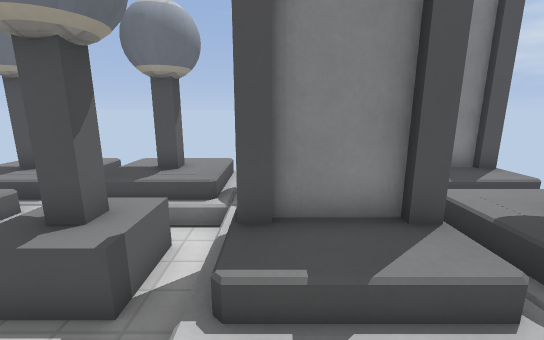
view 1 (above)

15 first-person views from a walk through a level from a Godot 3-D game. The camera is 1.3 m above the floor, tilts 12° down and sees 90° across. The floor is counted in squares, 0.5 m on a side. Each view is taken from the middle of a square. On the plan, view 1 faces up. The plan holds only what a view shows up to about 19 squares ahead; the rest is blank. The place goes on beyond the plan. Surface patterns are stand-ins for the level's own textures.

view 2
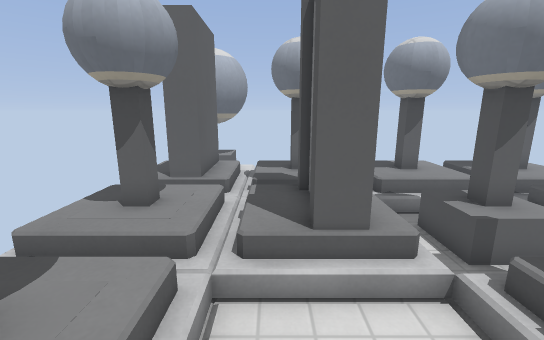

view 3
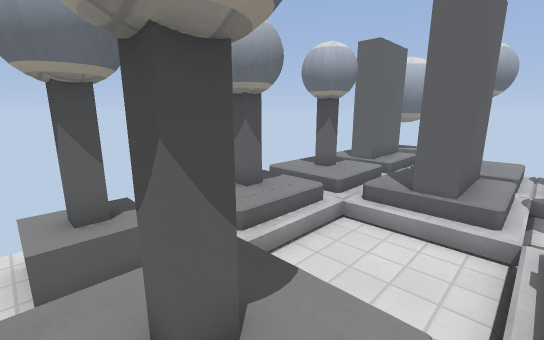

view 4
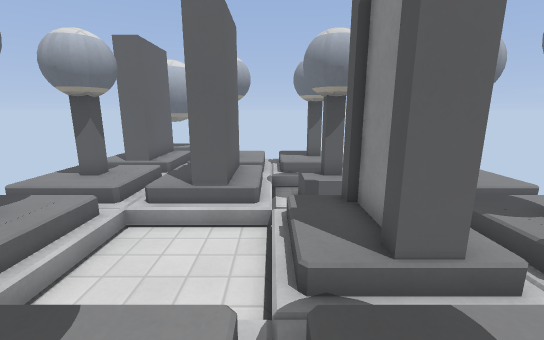

view 5
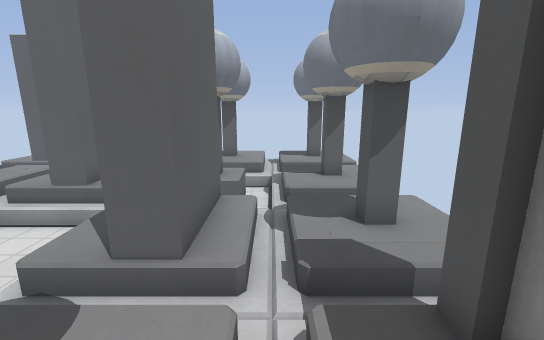

view 6
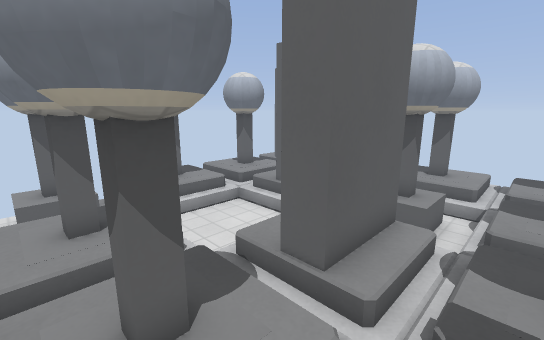

view 7
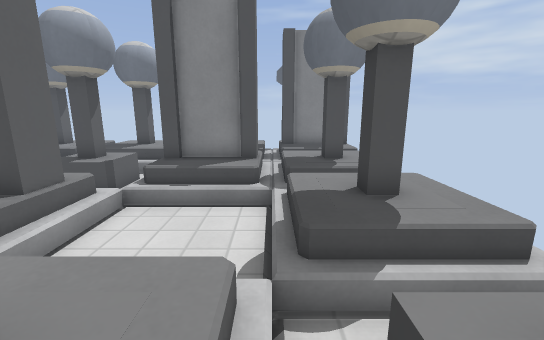

view 8
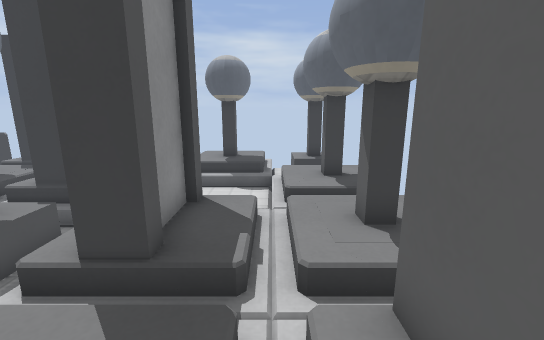

view 9
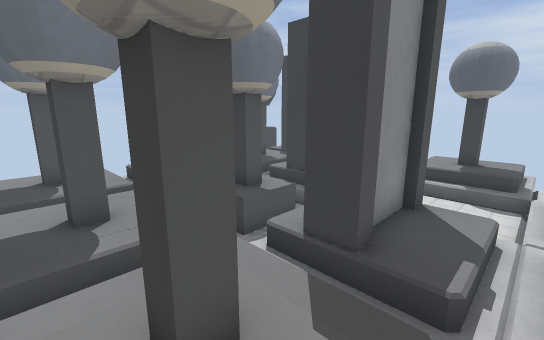

view 10
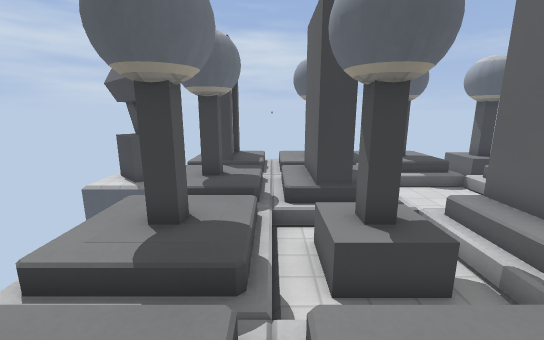

view 11
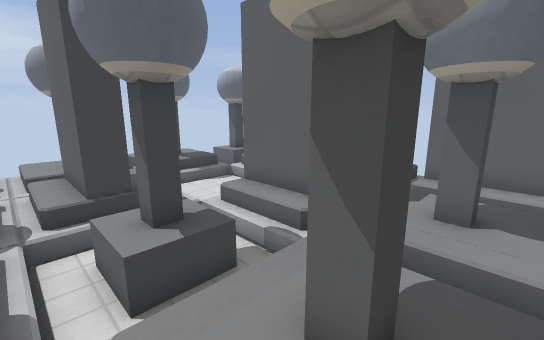

view 12
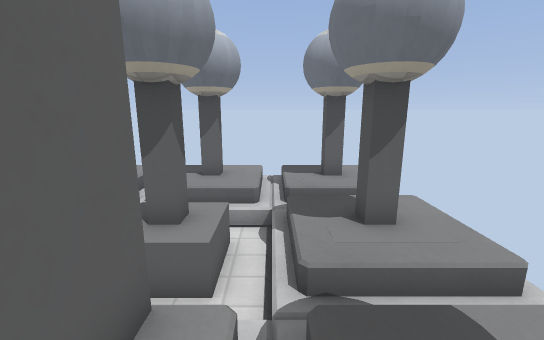

view 13
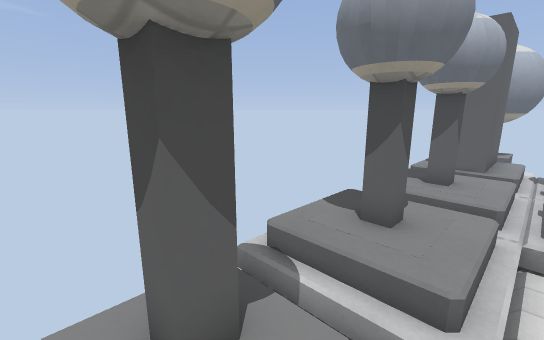

view 14
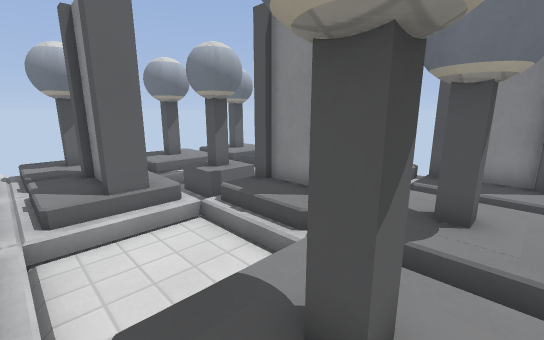

view 15
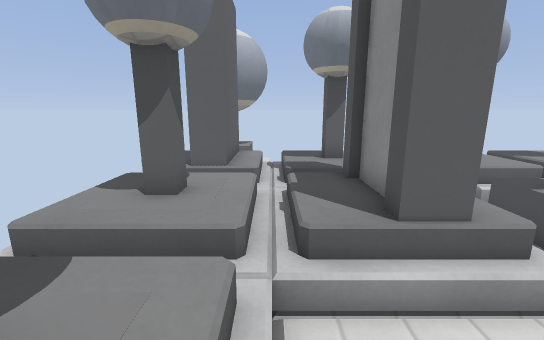

### Floor plan
Key: @ floor where view 1 was taken; # wall or solid block; x gap in a wall; . main floor; : floor 0.25 m higher than the main floor; - floor 0.25 m lower than the main floor; / step, stairs or slope; O other object.
Columns run from 10 left of view 1 to 7 right of it. Each row starts with its distance up from view 1.
  9     #.# #.#
  8    ##.###.########
  7   ###.###.###.:::
  6   .../////.......
  5    ##/////###.###
  4    ##/O#xx###.##
  3   ###/#O//OOO.###
  2   .../////////...
  1   ###.###/---/###
  0    ##x###/@--/##
 -1    ##.OOO/---/###
 -2  ........////////
 -3 #####.###.###////
 -4 #   #.###.###/O#/
 -5   OOO.  #.# #/

Where each view was taken, in squares from view 1:
view 1: 0 up, 0 right, facing up
view 2: 1 down, 3 right, facing left
view 3: 2 up, 6 right, facing down-left
view 4: 2 up, 6 right, facing left
view 5: 6 up, 6 right, facing left
view 6: 7 up, 6 right, facing down-left
view 7: 5 down, 3 right, facing up
view 8: 2 down, 8 left, facing right
view 9: 2 down, 8 left, facing up-right
view 10: 6 up, 8 left, facing right
view 11: 6 up, 8 left, facing down-right
view 12: 6 up, 2 right, facing left
view 13: 2 down, 6 right, facing down-left
view 14: 2 down, 6 right, facing up-left
view 15: 2 down, 2 right, facing left
